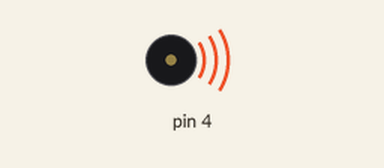
The sketch below on a simulated Arduino Uno, built with avr-gcc and run on an emulated ATmega328P. Parts: buzzer (waves = sounding).

Above: at 0.1 s.
At 1.1 s:
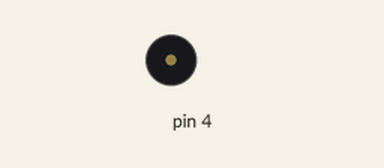
Timing chart, 0 to 2.6 s (numbered marks = the images above):
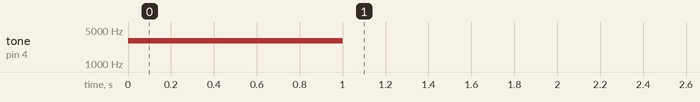

The sketch:

robot-servo-peizospeaker-subsystem-testing.ino
```cpp
void setup() {
  Serial.begin(9600);

  tone(4, 3000, 1000);
}

void loop() {
  // put your main code here, to run repeatedly:

}
```

Measured:
- by itself, tone on pin 4: silent → 3000 Hz at 0.00 s, → silent 1.0 s later
